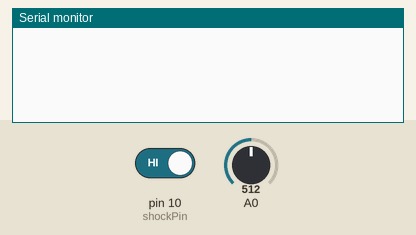
Recording of a sketch running on a simulated Arduino Uno, built with avr-gcc and run on an emulated ATmega328P. Shown: the last lines printed to the serial monitor. The test bench sets the inputs (shaded band); at power-on: pin 10 (shockPin) HIGH, A0 = 512.

Above: at 1.2 s.
1.3 s: pin 10 (shockPin) driven LOW
At 2.1 s:
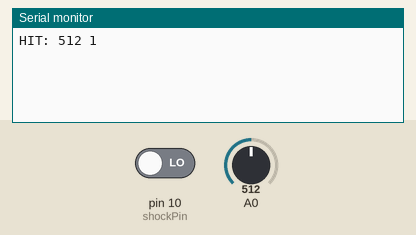
2.8 s: pin 10 (shockPin) driven HIGH
At 4.8 s:
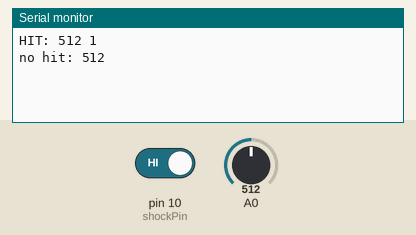

The sketch:

test_18010p_vibr_snsr.ino
```cpp
//Henry's Bench
//KY-002 Shock Sensor Tutorial

int shockPin = 10; // Use Pin 10 as our Input
int shockVal = HIGH; // This is where we record our shock measurement
boolean bAlarm = false;

unsigned long lastShockTime; // Record the time that we measured a shock

int shockAlarmTime = 500; // Number of milli seconds to keep the shock alarm high

unsigned long hitCount = 0;
int sensorVal = 0;

void setup ()
{
  Serial.begin(9600);
  pinMode (shockPin, INPUT) ; // input from the KY-002
}
void loop ()
{
  shockVal = digitalRead (shockPin) ; // read the value from our sensor
  sensorVal = analogRead(A0);
  //Serial.println(sensorVal);

  if (shockVal == LOW) // If we're in an alarm state
  {
    lastShockTime = millis(); // record the time of the shock
    // The following is so you don't scroll on the output screen
    if (!bAlarm) {
      Serial.print("HIT: ");
      bAlarm = true;
      hitCount++;
      Serial.print(sensorVal);
      Serial.print(" ");
      Serial.println(hitCount);
    }
  }
  else
  {
    if ( (millis() - lastShockTime) > shockAlarmTime  &&  bAlarm) {
      Serial.print("no hit: ");
      Serial.println(sensorVal);
      bAlarm = false;
    }
  }

  //delay(250);
}
```

Measured:
- after the input at 1.3 s, the serial monitor: prints a new line at once (image 1)
- after the input at 2.8 s, the serial monitor: prints a new line after 0.50 s (image 2)
